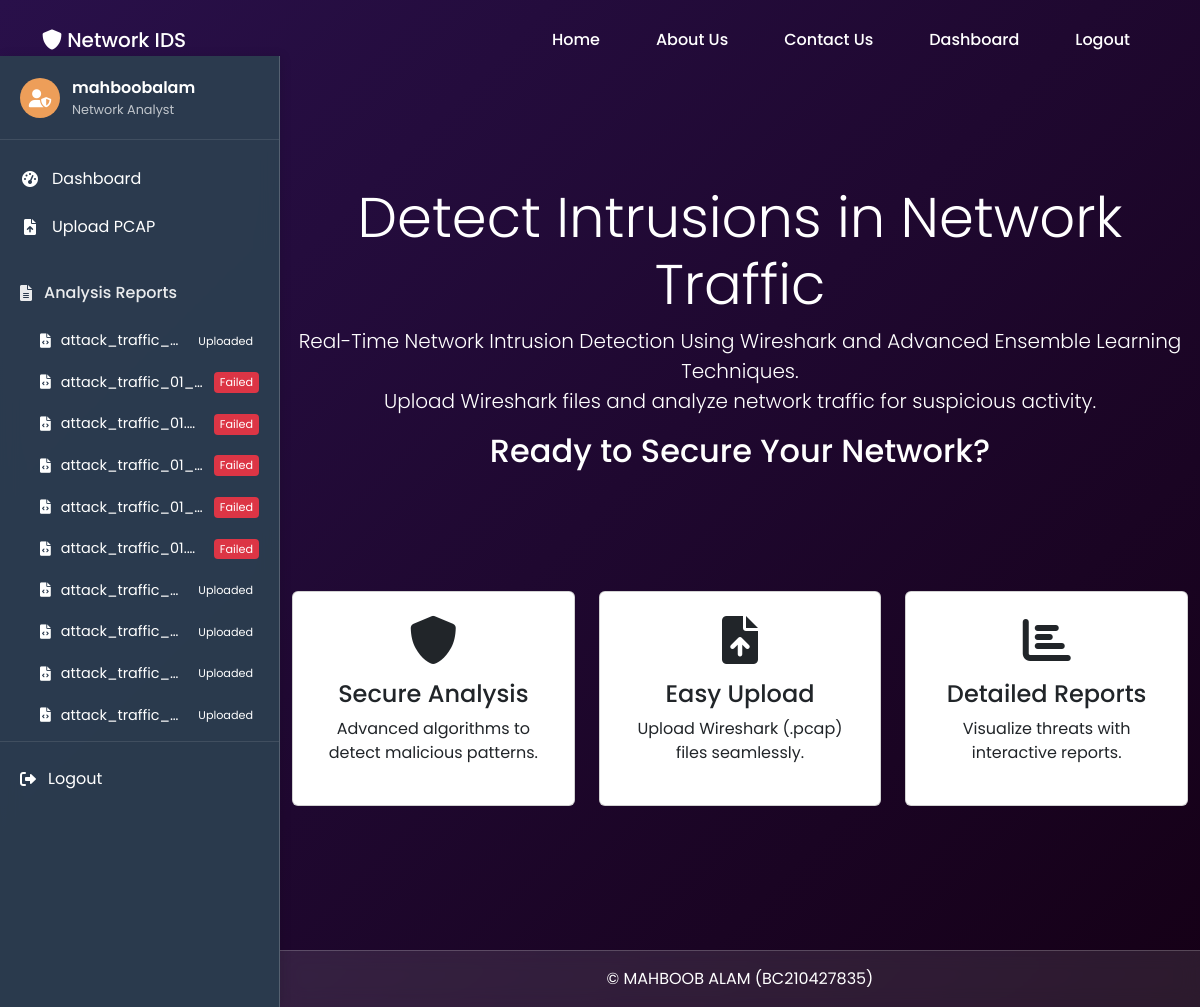
The app's page / (signed in) with its own data.
### IDS/models.py (models this page shows, shortened)
class PcapFile(models.Model):
    STATUS_CHOICES = [
        ('uploaded', 'Uploaded'),
        ('processing', 'Processing'),
        ('completed', 'Completed'),
        ('failed', 'Failed'),
    ]
    PROGRESS_STAGES = [
        ('uploaded', 'File Uploaded'),
        ('converting', 'Converting PCAP to CSV'),
        ('preprocessing', 'Preprocessing Data'),
        ('predicting', 'Running Predictions'),
        ('saving', 'Saving Results'),
        ('completed', 'Completed'),
        ('failed', 'Failed'),
    ]
    user = models.ForeignKey(User, on_delete=models.CASCADE)
    file = models.FileField(upload_to='uploads/')
    uploaded_at = models.DateTimeField(auto_now_add=True)
    status = models.CharField(max_length=20, choices=STATUS_CHOICES, default='uploaded')
    progress_stage = models.CharField(
        max_length=20,
        choices=PROGRESS_STAGES,
        default='uploaded'
    )
    progress_message = models.CharField(
        max_length=200,
        blank=True,
        null=True,
        default='File uploaded successfully'
    )
    analysis_result = models.JSONField(null=True, blank=True)
    def filename(self):
        return self.file.name.split('/')[-1]

### IDS/views.py (the view)
# urls.py: path('', views.home, name='home'),
def home(request):
    return render(request, 'IDS/home.html')

### IDS/context_processors.py (called while the page is built)
def user_files(request):
    if request.user.is_authenticated:
        return {
            'user_files': PcapFile.objects.filter(
                user=request.user
            ).order_by('-uploaded_at').only(
                'id', 'file', 'uploaded_at', 'status',
                'progress_stage', 'progress_message'
            )[:10]  # Only show 10 most recent files
        }
    return {}  # Return empty dict for non-authenticated users

### IDS/templates/IDS/home.html (shortened to what this page needs)
{% extends 'IDS/base.html' %}
{% block content %}
<section class="hero-section text-center text-white py-5">
    <div class="container">
        <h1 class="display-4">Detect Intrusions in Network Traffic</h1>
        <p class="lead">Real-Time Network Intrusion Detection Using Wireshark and Advanced Ensemble Learning Techniques.<br> Upload Wireshark files and analyze network traffic for suspicious activity.</p>
        <div class="container">
            <h2 class="mb-4">Ready to Secure Your Network?</h2>
        </div>
    </div>
</section>
<section class="features-section py-5">
    <div class="container">
        <div class="row">
            <div class="col-md-4 text-center">
                <div class="card p-4">
                    <i class="fas fa-shield-alt fa-3x mb-3"></i>
                    <h4>Secure Analysis</h4>
                    <p>Advanced algorithms to detect malicious patterns.</p>
                </div>
            </div>
            <div class="col-md-4 text-center">
                <div class="card p-4">
                    <i class="fas fa-file-upload fa-3x mb-3"></i>
                    <h4>Easy Upload</h4>
                    <p>Upload Wireshark (.pcap) files seamlessly.</p>
                </div>
            </div>
            <div class="col-md-4 text-center">
                <div class="card p-4">
                    <i class="fas fa-chart-bar fa-3x mb-3"></i>
                    <h4>Detailed Reports</h4>
                    <p>Visualize threats with interactive reports.</p>
                </div>
            </div>
        </div>
    </div>
</section>
<section class="cta-section text-center text-white py-5">
</section>
{% endblock %}

### IDS/templates/IDS/base.html (shortened to what this page needs)
{% load static %}
<!DOCTYPE html>
<html lang="en">
<head>
    <link href="https://cdn.jsdelivr.net/npm/bootstrap@5.3.0/dist/css/bootstrap.min.css" rel="stylesheet">
    <link rel="stylesheet" href="https://cdnjs.cloudflare.com/ajax/libs/font-awesome/6.0.0/css/all.min.css">
    <link rel="stylesheet" href="{% static 'css/custom.css' %}">
</head>
<body class="{% if user.is_authenticated %}has-sidebar{% endif %}">
    <nav class="navbar navbar-expand-lg navbar-dark">
        <div class="container">
            <a class="navbar-brand" href="{% url 'home' %}">
                <i class="fas fa-shield-alt"></i> Network IDS
            </a>
            <div class="collapse navbar-collapse" id="navbarNav">
                <ul class="navbar-nav ms-auto">
                    <li class="nav-item"><a class="nav-link" href="{% url 'home' %}">Home</a></li>
                    <li class="nav-item"><a class="nav-link" href="{% url 'about_us' %}">About Us</a></li>
                    <li class="nav-item"><a class="nav-link" href="{% url 'contact_us' %}">Contact Us</a></li>
                    {% if user.is_authenticated %}
                        <li class="nav-item"><a class="nav-link" href="{% url 'dashboard' %}">Dashboard</a></li>
                        <li class="nav-item"><a class="nav-link" href="{% url 'logout' %}">Logout</a></li>
                    {% else %}
                        <li class="nav-item"><a class="nav-link" href="{% url 'login' %}">Login</a></li>
                        <li class="nav-item"><a class="nav-link" href="{% url 'register' %}">Register</a></li>
                    {% endif %}
                </ul>
            </div>
        </div>
    </nav>
    {% if user.is_authenticated %}
    <div class="app-sidebar">
        <div class="sidebar-header">
            <div class="user-profile">
                <div class="avatar">
                    <i class="fas fa-user-shield"></i>
                </div>
                <div class="user-info">
                    <span class="username">{{ user.username }}</span>
                    <small class="role">Network Analyst</small>
                </div>
            </div>
        </div>
        <nav class="sidebar-nav">
            <a href="{% url 'dashboard' %}" class="nav-item {% if request.resolver_match.url_name == 'dashboard' %}active{% endif %}">
                <i class="fas fa-tachometer-alt"></i>
                <span>Dashboard</span>
            </a>
            <a href="{% url 'file_upload' %}" class="nav-item {% if request.resolver_match.url_name == 'file_upload' %}active{% endif %}">
                <i class="fas fa-file-upload"></i>
                <span>Upload PCAP</span>
            </a>
            <div class="nav-section">
                <div class="section-header">
                    <i class="fas fa-file-alt"></i>
                    <span>Analysis Reports</span>
                </div>
                <div class="section-content">
                    {% if user_files %}
                        {% for file in user_files %}
                        <a href="{% url 'analysis_report' file.id %}" class="report-item {% if file.id == current_file.id %}active{% endif %}">
                            <i class="fas fa-file-code"></i>
                            <span class="filename">{{ file.filename|truncatechars:20 }}</span>
                            <span class="status-badge {{ file.status }}">
                                {% if file.progress_stage == 'failed' %}
                                    Failed
                                {% else %}
                                    {{ file.get_status_display }}
                                {% endif %}
                            </span>
                        </a>
                        {% endfor %}
                    {% else %}
                        <div class="empty-reports">
                            <i class="fas fa-inbox"></i>
                            <span>No reports yet</span>
                        </div>
                    {% endif %}
                </div>
            </div>
            <div class="sidebar-footer">
                <a href="{% url 'logout' %}" class="logout-btn">
                    <i class="fas fa-sign-out-alt"></i>
                    <span>Logout</span>
                </a>
            </div>
        </nav>
    </div>
    {% endif %}
    <main class="app-content {% if user.is_authenticated %}with-sidebar{% endif %}">
        {% block content %}{% endblock %}
    </main>
    <footer class="{% if user.is_authenticated %}with-sidebar{% endif %}">
        <div class="container">
            <p class="mb-0">&copy; MAHBOOB ALAM (BC210427835)</p>
        </div>
    </footer>
</body>
</html>

### IDS/static/css/custom.css (style rules this page uses)
:root { --primary-color: #ED9E59; --secondary-color: #522C5D; --glass-background: rgba(255, 255, 255, 0.1); --glass-border: rgba(255, 255, 255, 0.2); --glass-shadow: 0 8px 32px 0 rgba(31, 38, 135, 0.37); --blur-effect: blur(10px); --text-color: #0B1B32; --light-text-color: #fff; --font-family: 'Poppins', sans-serif; --sidebar-width: 280px; }
body { font-family: var(--font-family); background: linear-gradient(135deg, #29104A 0%, #150016 100%); color: var(--light-text-color); margin: 0; padding: 0; min-height: 100vh; }
.navbar-brand, .nav-link { color: var(--light-text-color) !important; font-weight: 500; }
body.has-sidebar { display: flex; flex-direction: column; }
.app-sidebar { width: var(--sidebar-width); background: rgba(44, 62, 80, 0.9); backdrop-filter: var(--blur-effect); color: white; position: fixed; top: 0; bottom: 0; left: 0; z-index: 1000; overflow-y: auto; border-right: 1px solid var(--glass-border); }
.sidebar-header { padding: 20px; border-bottom: 1px solid rgba(255,255,255,0.1); }
.user-profile { display: flex; align-items: center; gap: 12px; }
.avatar { width: 40px; height: 40px; border-radius: 50%; background: var(--primary-color); display: flex; align-items: center; justify-content: center; font-size: 18px; }
.user-info { display: flex; flex-direction: column; }
.username { font-weight: 600; }
.role { opacity: 0.7; font-size: 0.8rem; }
.sidebar-nav { padding: 15px 0; }
.nav-item { display: flex; align-items: center; padding: 12px 20px; color: white; text-decoration: none; transition: all 0.2s; gap: 12px; }
.nav-item i { width: 20px; text-align: center; }
.nav-section { margin-top: 20px; }
.section-header { padding: 10px 20px; display: flex; align-items: center; gap: 12px; font-weight: 500; opacity: 0.9; }
.section-content { padding: 5px 0; }
.report-item { display: flex; align-items: center; padding: 10px 20px 10px 40px; color: white; text-decoration: none; gap: 10px; font-size: 0.9rem; position: relative; }
.filename { flex: 1; white-space: nowrap; overflow: hidden; text-overflow: ellipsis; }
.status-badge { font-size: 0.7rem; padding: 2px 6px; border-radius: 4px; }
.status-badge.failed { background: #dc3545; }
.sidebar-footer { margin-top: auto; padding: 15px 0; border-top: 1px solid rgba(255,255,255,0.1); }
.logout-btn { display: flex; align-items: center; padding: 10px 20px; color: white; text-decoration: none; gap: 12px; transition: all 0.2s; }
.app-content { margin-left: 0; transition: all 0.3s; min-height: 100vh; display: flex; flex-direction: column; }
.app-content.with-sidebar { margin-left: var(--sidebar-width); width: calc(100% - var(--sidebar-width)); }
footer { background: var(--glass-background); backdrop-filter: var(--blur-effect); border-top: 1px solid var(--glass-border); color: var(--light-text-color); text-align: center; padding: 1rem 0; }
footer.with-sidebar { margin-left: var(--sidebar-width); width: calc(100% - var(--sidebar-width)); }
.app-sidebar { width: 280px; background: rgba(44, 62, 80, 0.95); backdrop-filter: blur(10px); position: fixed; top: 56px; bottom: 0; left: 0; z-index: 1000; overflow-y: auto; color: white; box-shadow: 2px 0 10px rgba(0,0,0,0.1); transform: translateX(0); transition: transform 0.3s ease; }
.app-content.with-sidebar { margin-left: 280px; padding-top: 56px; }
footer.with-sidebar { margin-left: 280px; }

### records on screen
PcapFile: filename "attack_traffic_…", status "Uploaded"
PcapFile: filename "attack_traffic_01_…", progress_stage "Failed"
PcapFile: filename "attack_traffic_01.p…", progress_stage "Failed"
PcapFile: filename "attack_traffic_01_…", status "Failed"
PcapFile: filename "attack_traffic_01_…", status "Failed"
PcapFile: filename "attack_traffic_01.p…", status "Failed"
PcapFile: filename "attack_traffic_…", status "Uploaded"
PcapFile: filename "attack_traffic_…", status "Uploaded"
PcapFile: filename "attack_traffic_…", status "Uploaded"
PcapFile: filename "attack_traffic_…", status "Uploaded"

### other values on screen
{{ user.username }} "mahboobalam"
